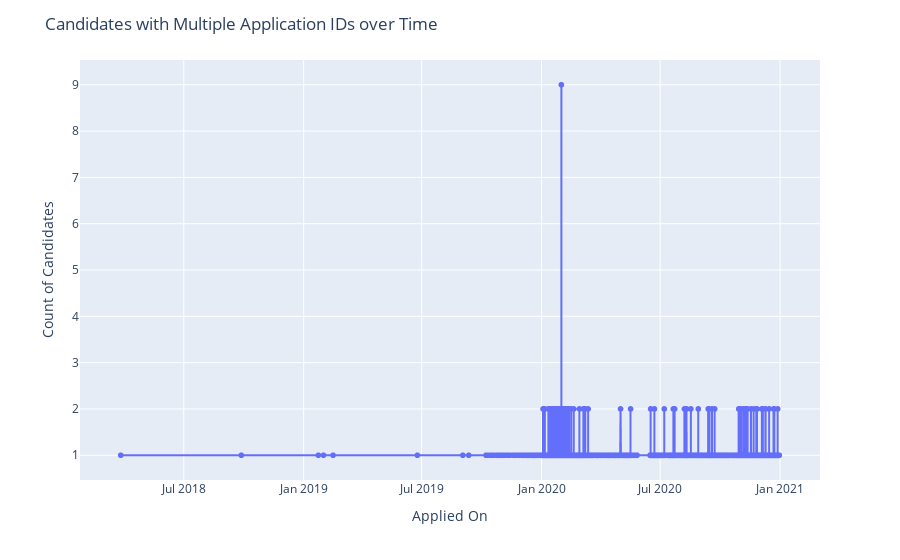

Here is the notebook cell this chart was saved with:
### Code cell
# Group by applied_on and calculate the count of candidates with multiple applications
grouped_multiple = df[df['candidate_id'].isin(candidates_with_multiple_applications)].groupby('applied_at')['candidate_id'].nunique()

# Reset index to access applied_at as a column
grouped_multiple = grouped.reset_index()

# Create a line plot with markers
fig = px.line(grouped_multiple, x='applied_at', y='candidate_id', markers=True)

# Customize the layout
fig.update_layout(
    title='Candidates with Multiple Application IDs over Time',
    xaxis=dict(title='Applied On'),
    yaxis=dict(title='Count of Candidates')
)

# Show the plot
fig.show()

### Figure 1 — Plotly figure (JSON) as saved in the notebook; plotly's stock layout.template omitted (floating-point values rounded to 4 significant figures; data arrays with more than 128 entries replaced by an {"elided": "..."} marker saying what was removed)
{"data": [{"hovertemplate": "applied_at=%{x}<br>candidate_id=%{y}<extra></extra>", "legendgroup": "", "line": {"color": "#636efa", "dash": "solid"}, "marker": {"symbol": "circle"}, "mode": "lines+markers", "name": "", "showlegend": false, "type": "scattergl", "x": {"elided": "6281 str values"}, "xaxis": "x", "y": {"elided": "6281 int values"}, "yaxis": "y"}], "layout": {"autosize": true, "legend": {"tracegroupgap": 0}, "margin": {"t": 60}, "title": {"text": "Candidates with Multiple Application IDs over Time"}, "xaxis": {"anchor": "y", "autorange": true, "domain": [0, 1], "range": ["2018-01-23 13:31:26.6854", "2021-03-02 12:15:33.3146"], "title": {"text": "Applied On"}, "type": "date"}, "yaxis": {"anchor": "x", "autorange": true, "domain": [0, 1], "range": [0.3806, 9.619], "title": {"text": "Count of Candidates"}, "type": "linear"}}}
